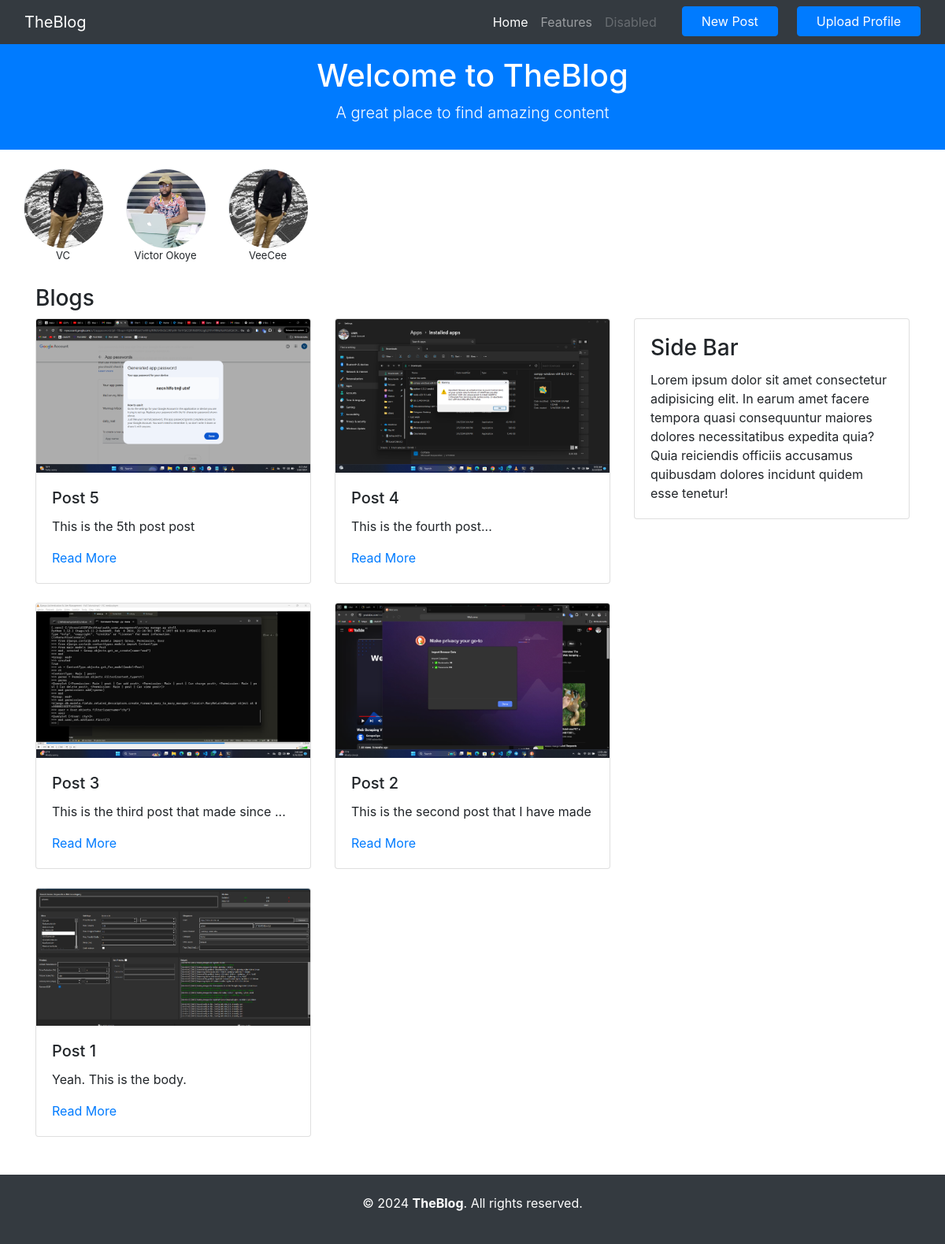
The page / on the database its author committed.
### blogapp/models.py (models this page shows, shortened)
class Profile(models.Model):
    name = models.CharField(max_length=100)
    avatar = models.ImageField(upload_to='avatars/')
    created_at = models.DateTimeField(auto_now_add=True, )
    class Meta:
        ordering = ('-created_at',)

class Post(models.Model):
    title = models.CharField(max_length=255)
    slug = models.SlugField()
    thumbnail = models.ImageField(upload_to='thumbnails/', blank=True, null=True)
    intro = models.TextField()
    body = models.TextField()
    created_at = models.DateTimeField(auto_now_add=True)
    class Meta:
        ordering = ('-created_at',)

### blogapp/views.py (the view)
# urls.py: path('', frontpage, name='frontpage'),
def frontpage(request):
    posts = Post.objects.all()
    profiles = Profile.objects.all()
    return render(request, 'blogapp/frontpage.html', {'posts': posts, 'profiles': profiles})

### blogapp/templates/blogapp/frontpage.html (shortened to what this page needs)
{% extends "main.html" %}
{% block content %}
    <div class="row profile-wrap mb-4">
        {% for profile in profiles %}
            <div class="">
                <div class="profile-card border mb-4 rounded-circle">
                    <img src="{{ profile.avatar.url }}" class="card-img-top rounded-circle" alt="Thumbnail for {{ profile.name }}">
                    <p class="mb-1">{{ profile.name }}</p>
                </div>
            </div>
        {% endfor %}
    </div>
    <h3>Blogs</h3>
    <div class="row">
        <div class="col-8">
            <div class="row">
                {% for post in posts %}
                    <div class="col-md-6">
                        <div class="card mb-4">
                            {% if post.thumbnail %}
                                <img src="{{ post.thumbnail.url }}" class="card-img-top" alt="Thumbnail for {{ post.title }}">
                            {% endif %}
                            <div class="card-body">
                                <h5 class="card-title">{{ post.title }}</h5>
                                <p class="card-text">{{ post.body }}</p>
                                <a href="{% url 'post_detail' post.slug %}">Read More</a>
                            </div>
                        </div>
                    </div>
                {% endfor %}
            </div>
        </div>
        {% include "sidebar.html" %}
    </div>
{% endblock %}

### static/css/style.css (style rules this page uses)
.profile-wrap { display: flex; gap: 30px; }
.profile-card { width: 100px; height: 100px; }
.profile-card img { width: 100px; height: 100px; object-fit: cover; }
.profile-card p { font-size: small; text-align: center; }

### rows shown on the page
Profile: avatar (picture), name "VC"
Profile: avatar (picture), name "Victor Okoye"
Profile: avatar (picture), name "VeeCee"
Post: thumbnail (picture), title "Post 5", body "This is the 5th post post"
Post: thumbnail (picture), title "Post 4", body "This is the fourth post..."
Post: thumbnail (picture), title "Post 3", body "This is the third post that made since ..."
Post: thumbnail (picture), title "Post 2", body "This is the second post that I have made"
Post: thumbnail (picture), title "Post 1", body "Yeah. This is the body."
